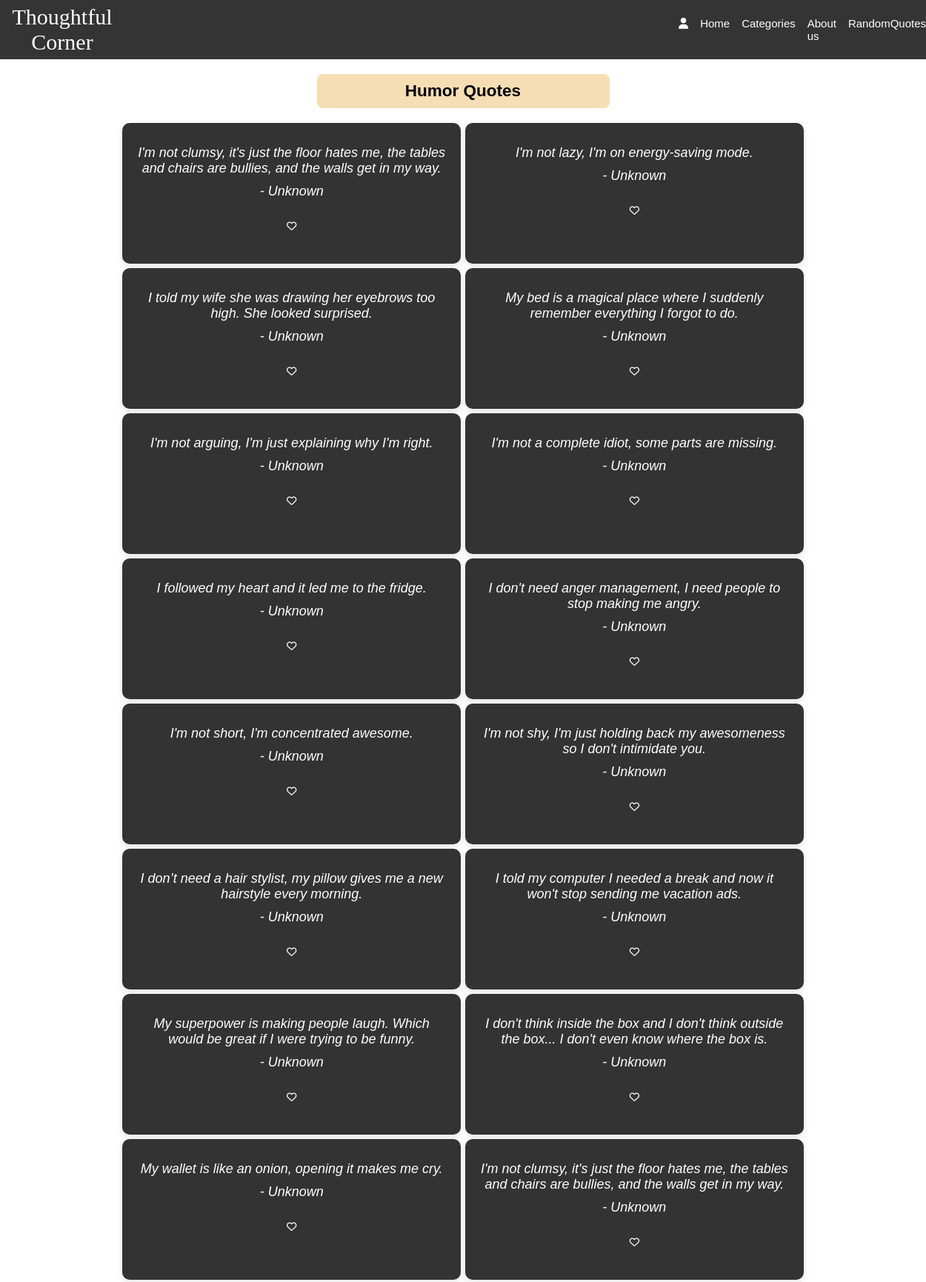
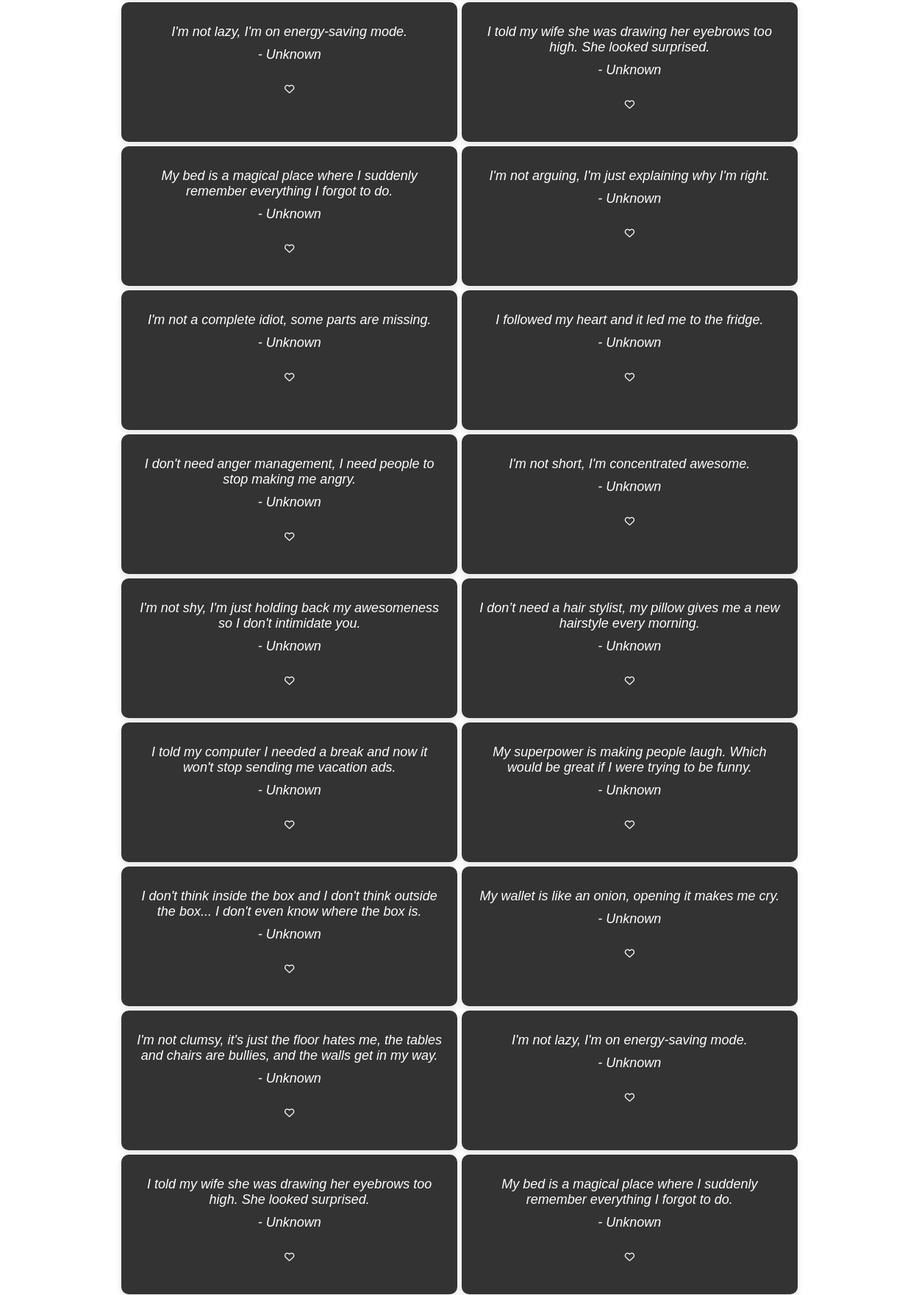
The app's page /user/humor.php (upper part) with its own data (2 pictures, top to bottom).
### tables this page shows
CREATE TABLE `quotes_mst` (
  `quote_id` int(11) NOT NULL,
  `quote` varchar(150) NOT NULL,
  `author` varchar(30) NOT NULL,
  `cate` varchar(20) NOT NULL
);

### user/cardlogic.php (called while the page is built, shortened)
    <?php
    function fetch_quotes($category) {
    include("conn.php");
    $query = "SELECT * FROM quotes_mst WHERE cate = '$category'";
    $result = mysqli_query($conn, $query);
    if ($result) {
        $quotes = mysqli_fetch_all($result, MYSQLI_ASSOC);
        if ($quotes) {
            return $quotes;
        } else {
            return false;
            echo "NOTHING TO RETURN!";
        }
    } else {
        die("Database query failed.");
    }
}
?>

### user/humor.php (the view, shortened to what this page needs)
<?php
        include("conn.php");
        include("cardlogic.php");
    ?>
    <!DOCTYPE html>
    <html lang="en">
    <head>
    <link rel="stylesheet" href="css\fontawesome.min.css">
    <link rel="stylesheet" href="css\all.min.css">
    <link rel="stylesheet" href="fonts.css">
    <link rel="stylesheet" href="body.css">
    </head>
    <body>
    <header>
            <nav>
                <div class="logo">
                    Thoughtful Corner
                </div>
                <div class="menu">
                <form action="index.php" method="post">
                    <ul class="menu-links">
                    <li class="dropdown">
        <i class="fa-solid fa-user usericon"></i>
    </li>
                        <li><a href="index.php">Home</a></li>
                        <li class="dropdown">
                            Categories
                        </li>
                        <li><a href="aboutus.php">About us</a></li>
                        <li><a href="randomquote.php">RandomQuotes</a></li>
                    </ul>
                    </form>
                </div>
            </nav>
        </header>
        <main>
            <div class="main">
            <div class="container">
        <div class="heading">
                <h2 class="heading-text">Humor Quotes</h2>
            </div>
            <form action="quote.php" method="post">
                <div class="card">
                <?php
                    $category = "humor";
                    $quotes = fetch_quotes($category);
                    if($quotes){
                        foreach ($quotes as $quote) {
                            echo '<div class="quote-card">';
                            echo '<p class="quote" data-quote-id="' . $quote['quote_id'] . '">' . $quote['quote'] . '</p>';
                            echo '<p class="author">- ' . $quote['author'] . '</p>';
                            echo '<br>';
                            echo '<button class="like-icon" data-quote-id="' . $quote['quote_id'] . '"><i class="fa-regular fa-heart like-icon"></i></button>';
                            echo '</div>';
                        }
                    }
                    else{
                        echo "No quotes found";
                    }
                ?>
                </div>
            </form>
    </div>
        </main>
    </body>
    </html>

### user/body.css (style rules this page uses)
* { margin: 0; padding: 0; }
header { position: fixed; top: 0; left: 0; width: 100%; background-color: transparent; }
body { box-sizing: border-box; font-size: 15px; height: 260%; width: 100%; font-family: 'Quicksand', sans-serif; overflow-x: hidden; }
nav { display: flex; margin: 3px; height: 10vh ; align-items: center; gap: 60%; background: none; margin: 0; background-color: #343434; color: white; }
.logo { font-family: 'Ephesis', cursive; margin-left: 2px; text-align: center; font-size: 30px; opacity: 1.0; color: white; }
a { text-decoration: none; color: black; }
ul { display: flex; list-style: none; justify-content: space-between; gap: 1rem; }
.main { min-height: 50vh; height: 100%; width: 100%; background-size: cover; background-position: center; text-align: center; display: flex; align-items: center; color: black; min-height: 93vh; }
a { color: white; }
.quote-card { width: 70%; transition: transform 0.5s ease-in-out; background-color: #333; color: white; padding: 20px; height: 150px; align-items: center; margin-right: 5px; border-radius: 10px; box-shadow: 0px 4px 10px rgba(0, 0, 0, 0.1); text-align: center; margin: 3px; }
@media (min-width: 768px) { .quote-card { flex: 0 0 33.33%; } }
.quote-card p { margin: 10px 0; font-size: 18px; font-style: italic; }
.dropdown { position: relative; color: white; }
.container { margin-top: 8%; width: 100%; }
.heading { width: 100%; display: flex; justify-content: center; margin-bottom: 5%; }
.card { width: 100%; display: flex; flex-wrap: wrap; align-items: center; text-align: center; justify-content: center; }
h2 { background-color: wheat; width: 30%; padding: 10px; border-radius: 8px; text-align: center; position: fixed; }
.like-icon { background: transparent; border: none; color: white; }
.fa-solid { color: red; }
.usericon { color: white; }

### records on screen
quotes_mst: quote "I'm not clumsy, it's just the floor hates me, the tables and chairs are bullies, and the walls get in my way.", author "Unknown"
quotes_mst: quote "I'm not lazy, I'm on energy-saving mode.", author "Unknown"
quotes_mst: quote "I told my wife she was drawing her eyebrows too high. She looked surprised.", author "Unknown"
quotes_mst: quote "My bed is a magical place where I suddenly remember everything I forgot to do.", author "Unknown"
quotes_mst: quote "I'm not arguing, I'm just explaining why I'm right.", author "Unknown"
quotes_mst: quote "I'm not a complete idiot, some parts are missing.", author "Unknown"
quotes_mst: quote "I followed my heart and it led me to the fridge.", author "Unknown"
quotes_mst: quote "I don't need anger management, I need people to stop making me angry.", author "Unknown"
quotes_mst: quote "I'm not short, I'm concentrated awesome.", author "Unknown"
quotes_mst: quote "I'm not shy, I'm just holding back my awesomeness so I don't intimidate you.", author "Unknown"
quotes_mst: quote "I don’t need a hair stylist, my pillow gives me a new hairstyle every morning.", author "Unknown"
quotes_mst: quote "I told my computer I needed a break and now it won't stop sending me vacation ads.", author "Unknown"
quotes_mst: quote "My superpower is making people laugh. Which would be great if I were trying to be funny.", author "Unknown"
quotes_mst: quote "I don't think inside the box and I don't think outside the box... I don't even know where the box is.", author "Unknown"
quotes_mst: quote "My wallet is like an onion, opening it makes me cry.", author "Unknown"
quotes_mst: quote "I'm not clumsy, it's just the floor hates me, the tables and chairs are bullies, and the walls get in my way.", author "Unknown"
quotes_mst: quote "I'm not lazy, I'm on energy-saving mode.", author "Unknown"
quotes_mst: quote "I told my wife she was drawing her eyebrows too high. She looked surprised.", author "Unknown"
quotes_mst: quote "My bed is a magical place where I suddenly remember everything I forgot to do.", author "Unknown"
quotes_mst: quote "I'm not arguing, I'm just explaining why I'm right.", author "Unknown"
quotes_mst: quote "I'm not a complete idiot, some parts are missing.", author "Unknown"
quotes_mst: quote "I followed my heart and it led me to the fridge.", author "Unknown"
quotes_mst: quote "I don't need anger management, I need people to stop making me angry.", author "Unknown"
quotes_mst: quote "I'm not short, I'm concentrated awesome.", author "Unknown"
quotes_mst: quote "I'm not shy, I'm just holding back my awesomeness so I don't intimidate you.", author "Unknown"
quotes_mst: quote "I don’t need a hair stylist, my pillow gives me a new hairstyle every morning.", author "Unknown"
quotes_mst: quote "I told my computer I needed a break and now it won't stop sending me vacation ads.", author "Unknown"
quotes_mst: quote "My superpower is making people laugh. Which would be great if I were trying to be funny.", author "Unknown"
quotes_mst: quote "I don't think inside the box and I don't think outside the box... I don't even know where the box is.", author "Unknown"
quotes_mst: quote "My wallet is like an onion, opening it makes me cry.", author "Unknown"
quotes_mst: quote "I'm not clumsy, it's just the floor hates me, the tables and chairs are bullies, and the walls get in my way.", author "Unknown"
quotes_mst: quote "I'm not lazy, I'm on energy-saving mode.", author "Unknown"
quotes_mst: quote "I told my wife she was drawing her eyebrows too high. She looked surprised.", author "Unknown"
quotes_mst: quote "My bed is a magical place where I suddenly remember everything I forgot to do.", author "Unknown"
